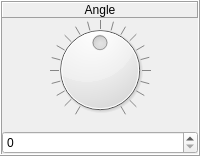
             <widget class="QFrame" name="frame_Angle">
              <property name="sizePolicy">
               <sizepolicy hsizetype="Minimum" vsizetype="Preferred">
                <horstretch>0</horstretch>
                <verstretch>0</verstretch>
               </sizepolicy>
              </property>
              <property name="minimumSize">
               <size>
                <width>50</width>
                <height>100</height>
               </size>
              </property>
              <property name="frameShape">
               <enum>QFrame::Box</enum>
              </property>
              <property name="frameShadow">
               <enum>QFrame::Raised</enum>
              </property>
              <layout class="QVBoxLayout" name="verticalLayout_71">
               <property name="spacing">
                <number>2</number>
               </property>
               <property name="sizeConstraint">
                <enum>QLayout::SetMaximumSize</enum>
               </property>
               <property name="leftMargin">
                <number>0</number>
               </property>
               <property name="topMargin">
                <number>0</number>
               </property>
               <property name="rightMargin">
                <number>0</number>
               </property>
               <property name="bottomMargin">
                <number>0</number>
               </property>
               <item>
                <widget class="QFrame" name="frame_Label_Angle">
                 <property name="frameShape">
                  <enum>QFrame::NoFrame</enum>
                 </property>
                 <property name="frameShadow">
                  <enum>QFrame::Raised</enum>
                 </property>
                 <layout class="QVBoxLayout" name="verticalLayout_72">
                  <property name="leftMargin">
                   <number>0</number>
                  </property>
                  <property name="topMargin">
                   <number>0</number>
                  </property>
                  <property name="rightMargin">
                   <number>0</number>
                  </property>
                  <property name="bottomMargin">
                   <number>0</number>
                  </property>
                  <item>
                   <widget class="QLabel" name="label_Angle">
                    <property name="font">
                     <font>
                      <pointsize>9</pointsize>
                     </font>
                    </property>
                    <property name="autoFillBackground">
                     <bool>false</bool>
                    </property>
                    <property name="frameShape">
                     <enum>QFrame::Panel</enum>
                    </property>
                    <property name="frameShadow">
                     <enum>QFrame::Raised</enum>
                    </property>
                    <property name="text">
                     <string>Angle</string>
                    </property>
                    <property name="alignment">
                     <set>Qt::AlignCenter</set>
                    </property>
                   </widget>
                  </item>
                 </layout>
                </widget>
               </item>
               <item>
                <widget class="QFrame" name="frame_Dial_Angle">
                 <property name="sizePolicy">
                  <sizepolicy hsizetype="Preferred" vsizetype="Preferred">
                   <horstretch>0</horstretch>
                   <verstretch>0</verstretch>
                  </sizepolicy>
                 </property>
                 <property name="frameShape">
                  <enum>QFrame::NoFrame</enum>
                 </property>
                 <property name="frameShadow">
                  <enum>QFrame::Raised</enum>
                 </property>
                 <layout class="QVBoxLayout" name="verticalLayout_73">
                  <property name="leftMargin">
                   <number>0</number>
                  </property>
                  <property name="topMargin">
                   <number>0</number>
                  </property>
                  <property name="rightMargin">
                   <number>0</number>
                  </property>
                  <item>
                   <widget class="QDial" name="dial_Angle">
                    <property name="sizePolicy">
                     <sizepolicy hsizetype="Preferred" vsizetype="Preferred">
                      <horstretch>0</horstretch>
                      <verstretch>0</verstretch>
                     </sizepolicy>
                    </property>
                    <property name="cursor">
                     <cursorShape>OpenHandCursor</cursorShape>
                    </property>
                    <property name="minimum">
                     <number>-2000</number>
                    </property>
                    <property name="maximum">
                     <number>2000</number>
                    </property>
                    <property name="singleStep">
                     <number>1</number>
                    </property>
                    <property name="pageStep">
                     <number>10</number>
                    </property>
                    <property name="value">
                     <number>0</number>
                    </property>
                    <property name="tracking">
                     <bool>true</bool>
                    </property>
                    <property name="orientation">
                     <enum>Qt::Horizontal</enum>
                    </property>
                    <property name="invertedAppearance">
                     <bool>false</bool>
                    </property>
                    <property name="invertedControls">
                     <bool>false</bool>
                    </property>
                    <property name="wrapping">
                     <bool>false</bool>
                    </property>
                    <property name="notchTarget">
                     <double>50.000000000000000</double>
                    </property>
                    <property name="notchesVisible">
                     <bool>true</bool>
                    </property>
                   </widget>
                  </item>
                 </layout>
                </widget>
               </item>
               <item>
                <widget class="QDoubleSpinBox" name="doubleSpinBox_Angle">
                 <property name="sizePolicy">
                  <sizepolicy hsizetype="Preferred" vsizetype="Preferred">
                   <horstretch>0</horstretch>
                   <verstretch>0</verstretch>
                  </sizepolicy>
                 </property>
                 <property name="font">
                  <font>
                   <pointsize>9</pointsize>
                  </font>
                 </property>
                 <property name="wrapping">
                  <bool>false</bool>
                 </property>
                 <property name="frame">
                  <bool>true</bool>
                 </property>
                 <property name="buttonSymbols">
                  <enum>QAbstractSpinBox::UpDownArrows</enum>
                 </property>
                 <property name="accelerated">
                  <bool>true</bool>
                 </property>
                 <property name="keyboardTracking">
                  <bool>true</bool>
                 </property>
                 <property name="showGroupSeparator" stdset="0">
                  <bool>false</bool>
                 </property>
                 <property name="decimals">
                  <number>0</number>
                 </property>
                 <property name="minimum">
                  <double>0.000000000000000</double>
                 </property>
                 <property name="maximum">
                  <double>360.000000000000000</double>
                 </property>
                 <property name="singleStep">
                  <double>1.000000000000000</double>
                 </property>
                 <property name="value">
                  <double>0.000000000000000</double>
                 </property>
                </widget>
               </item>
              </layout>
             </widget>
